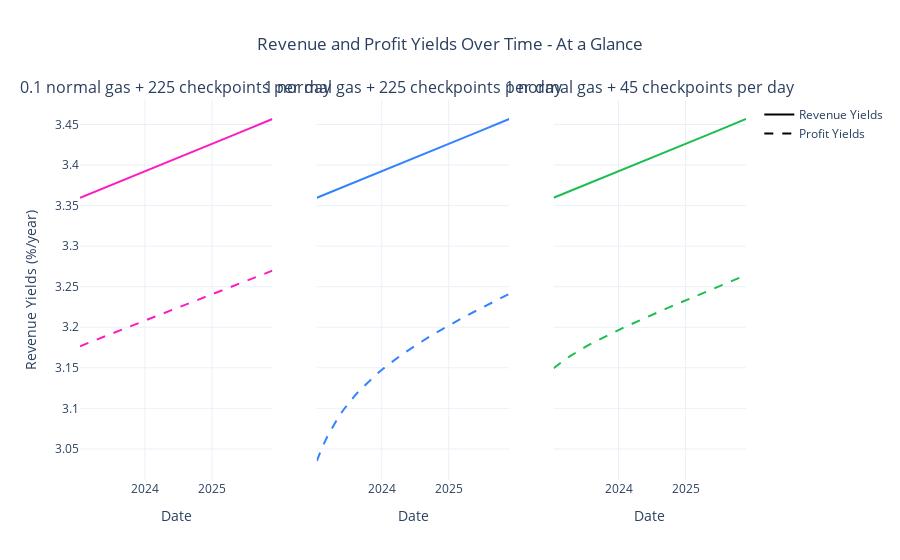

The code cell stored with this chart in its notebook:
### Code cell
visualizations.plot_yields_per_subset_subplots(
    df_2,
    subplot_titles=['0.1 normal gas + 225 checkpoints per day', '1 normal gas + 225 checkpoints per day', '1 normal gas + 45 checkpoints per day']
)
